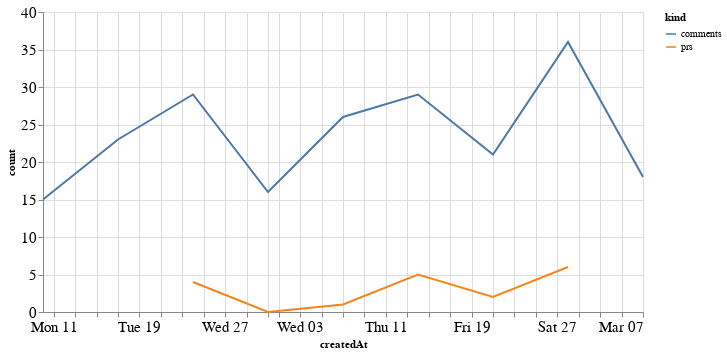

Notebook source saved alongside this figure:
### Code cell
alt.Chart(total_time, width=600).mark_line().encode(
    x='createdAt',
    y='count',
    color='kind'
)

### Figure 1 — Vega-Lite specification as saved in the notebook (floating-point values rounded to 4 significant figures)
{"config": {"axisLeft": {"labelFontSize": 15}, "axisBottom": {"labelFontSize": 15}}, "data": {"name": "data-003d355dde655582fe4c4932fe2fc21e"}, "mark": "line", "encoding": {"color": {"type": "nominal", "field": "kind"}, "x": {"type": "temporal", "field": "createdAt"}, "y": {"type": "quantitative", "field": "count"}}, "width": 600, "$schema": "https://vega.github.io/schema/vega-lite/v4.8.1.json", "datasets": {"data-003d355dde655582fe4c4932fe2fc21e": [{"createdAt": "2021-01-24T00:00:00", "kind": "prs", "count": 4.0}, {"createdAt": "2021-01-31T00:00:00", "kind": "prs", "count": 0.0}, {"createdAt": "2021-02-07T00:00:00", "kind": "prs", "count": 1.0}, {"createdAt": "2021-02-14T00:00:00", "kind": "prs", "count": 5.0}, {"createdAt": "2021-02-21T00:00:00", "kind": "prs", "count": 2.0}, {"createdAt": "2021-02-28T00:00:00", "kind": "prs", "count": 6.0}, {"createdAt": "2021-01-10T00:00:00", "kind": "prs", "count": null}, {"createdAt": "2021-01-17T00:00:00", "kind": "prs", "count": null}, {"createdAt": "2021-03-07T00:00:00", "kind": "prs", "count": null}, {"createdAt": "2021-01-24T00:00:00", "kind": "comments", "count": 29.0}, {"createdAt": "2021-01-31T00:00:00", "kind": "comments", "count": 16.0}, {"createdAt": "2021-02-07T00:00:00", "kind": "comments", "count": 26.0}, {"createdAt": "2021-02-14T00:00:00", "kind": "comments", "count": 29.0}, {"createdAt": "2021-02-21T00:00:00", "kind": "comments", "count": 21.0}, {"createdAt": "2021-02-28T00:00:00", "kind": "comments", "count": 36.0}, {"createdAt": "2021-01-10T00:00:00", "kind": "comments", "count": 15.0}, {"createdAt": "2021-01-17T00:00:00", "kind": "comments", "count": 23.0}, {"createdAt": "2021-03-07T00:00:00", "kind": "comments", "count": 18.0}]}}
